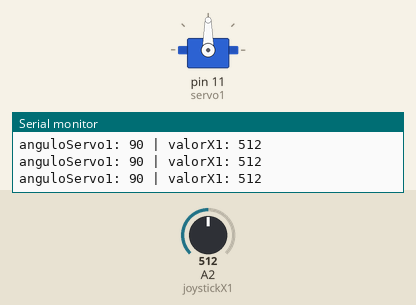
This sketch was run on a simulated Arduino Uno, built with avr-gcc and run on an emulated ATmega328P. Shown: servo, the last lines printed to the serial monitor. Inputs (shaded band) come from the test bench; at power-on: A2 (joystickX1) = 512.

Above: at 1.2 s.
1.3 s: A2 (joystickX1) set to 544
At 1.8 s:
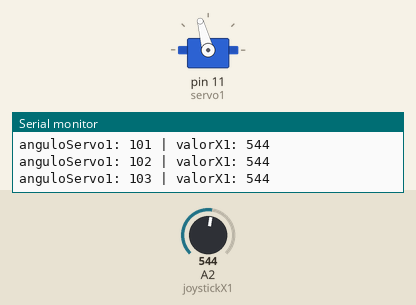
At 3.4 s:
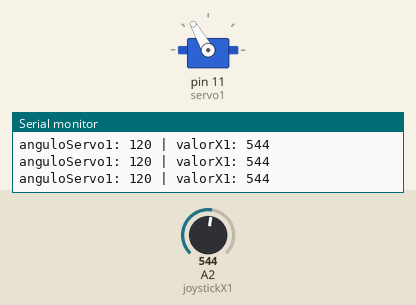
3.8 s: A2 (joystickX1) set to 506
6.8 s: A2 (joystickX1) set to 483
At 9.7 s:
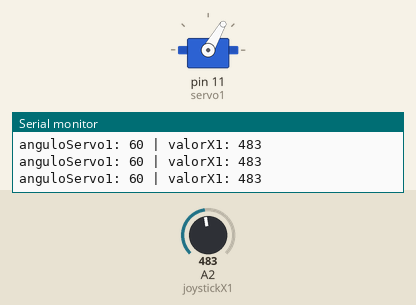
Timing chart, 0 to 11.2 s (numbered marks = the images above; inputs shaded):
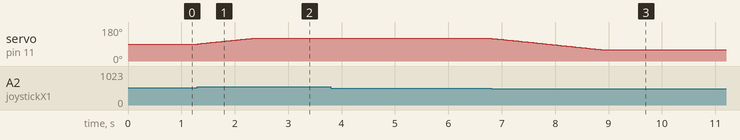

The sketch:

testes.ino
```cpp
#include <Servo.h>

const int joystickX1 = A2; // Joystick 1 eixo X
const int servo1 = 11;     // Pino PWM conectado ao servo 1

Servo Servo1;

int anguloServo1 = 90; // Posição inicial do servo

void setup() {
  Serial.begin(9600);
  Servo1.attach(servo1);        // Atrela o servo ao pino
  Servo1.write(anguloServo1);   // Inicializa o servo em 90 graus
}

void loop() {
  int valorX1 = analogRead(joystickX1); // Leitura do eixo X do joystick
  int midValue = 512;                  // Valor central do joystick
  int faixaNeutra = 20;                // Faixa neutra do joystick
  int incremento = 1;                  // Valor de incremento para ajuste de posição

  // Ajusta o ângulo do servo baseado no valor do joystick, dentro do limite de 60 a 120 graus
  if (valorX1 > midValue + faixaNeutra) {
    anguloServo1 = constrain(anguloServo1 + incremento, 60, 120); // Limita entre 60 e 120 graus
  } else if (valorX1 < midValue - faixaNeutra) {
    anguloServo1 = constrain(anguloServo1 - incremento, 60, 120); // Limita entre 60 e 120 graus
  }

  Servo1.write(anguloServo1); // Aplica o novo ângulo ao servo

    // Exibir dados no Serial Monitor para depuração
  Serial.print("anguloServo1: ");
  Serial.print(anguloServo1);
  Serial.print(" | valorX1: ");
  Serial.println(valorX1);
}
```

Measured:
- the behaviour switches between 532 and 533 on A2 (joystickX1) (found by bisection; images 0 and 1)
- the behaviour switches between 492 and 491 on A2 (joystickX1) (found by bisection; images 2 and 3)
- after the input at 1.3 s, servo on pin 11 (servo1): moves from 90° to 120° over 1.0 s, starting at once
- after the input at 6.8 s, servo on pin 11 (servo1): moves from 120° to 60° over 2.0 s, starting at once
